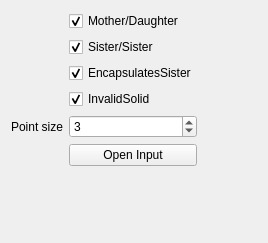
<?xml version="1.0" encoding="UTF-8"?>
<ui version="4.0">
 <class>GXClashPointControllerForm</class>
 <widget class="QWidget" name="GXClashPointControllerForm">
  <property name="geometry">
   <rect>
    <x>0</x>
    <y>0</y>
    <width>268</width>
    <height>243</height>
   </rect>
  </property>
  <property name="windowTitle">
   <string>Form</string>
  </property>
  <layout class="QGridLayout" name="gridLayout">
   <item row="2" column="1">
    <widget class="QPushButton" name="pushButton_selectInput">
     <property name="text">
      <string>Open Input</string>
     </property>
    </widget>
   </item>
   <item row="1" column="1">
    <widget class="QSpinBox" name="pointSizeSpinBox">
     <property name="minimum">
      <number>1</number>
     </property>
     <property name="maximum">
      <number>10</number>
     </property>
     <property name="value">
      <number>3</number>
     </property>
    </widget>
   </item>
   <item row="0" column="2">
    <spacer>
     <property name="orientation">
      <enum>Qt::Horizontal</enum>
     </property>
     <property name="sizeHint" stdset="0">
      <size>
       <width>1</width>
       <height>20</height>
      </size>
     </property>
    </spacer>
   </item>
   <item row="0" column="1">
    <layout class="QVBoxLayout" name="verticalLayout">
     <item>
      <widget class="QCheckBox" name="checkBox_clashPoints_1">
       <property name="text">
        <string>Mother/Daughter</string>
       </property>
       <property name="checked">
        <bool>true</bool>
       </property>
      </widget>
     </item>
     <item>
      <widget class="QCheckBox" name="checkBox_clashPoints_2">
       <property name="text">
        <string>Sister/Sister</string>
       </property>
       <property name="checked">
        <bool>true</bool>
       </property>
      </widget>
     </item>
     <item>
      <widget class="QCheckBox" name="checkBox_clashPoints_3">
       <property name="text">
        <string>EncapsulatesSister</string>
       </property>
       <property name="checked">
        <bool>true</bool>
       </property>
      </widget>
     </item>
     <item>
      <widget class="QCheckBox" name="checkBox_clashPoints_4">
       <property name="text">
        <string>InvalidSolid</string>
       </property>
       <property name="checked">
        <bool>true</bool>
       </property>
      </widget>
     </item>
    </layout>
   </item>
   <item row="3" column="1">
    <spacer>
     <property name="orientation">
      <enum>Qt::Vertical</enum>
     </property>
     <property name="sizeHint" stdset="0">
      <size>
       <width>20</width>
       <height>1</height>
      </size>
     </property>
    </spacer>
   </item>
   <item row="1" column="0">
    <widget class="QLabel" name="pointSizeLabel">
     <property name="text">
      <string>Point size</string>
     </property>
    </widget>
   </item>
  </layout>
 </widget>
 <resources/>
 <connections/>
</ui>
